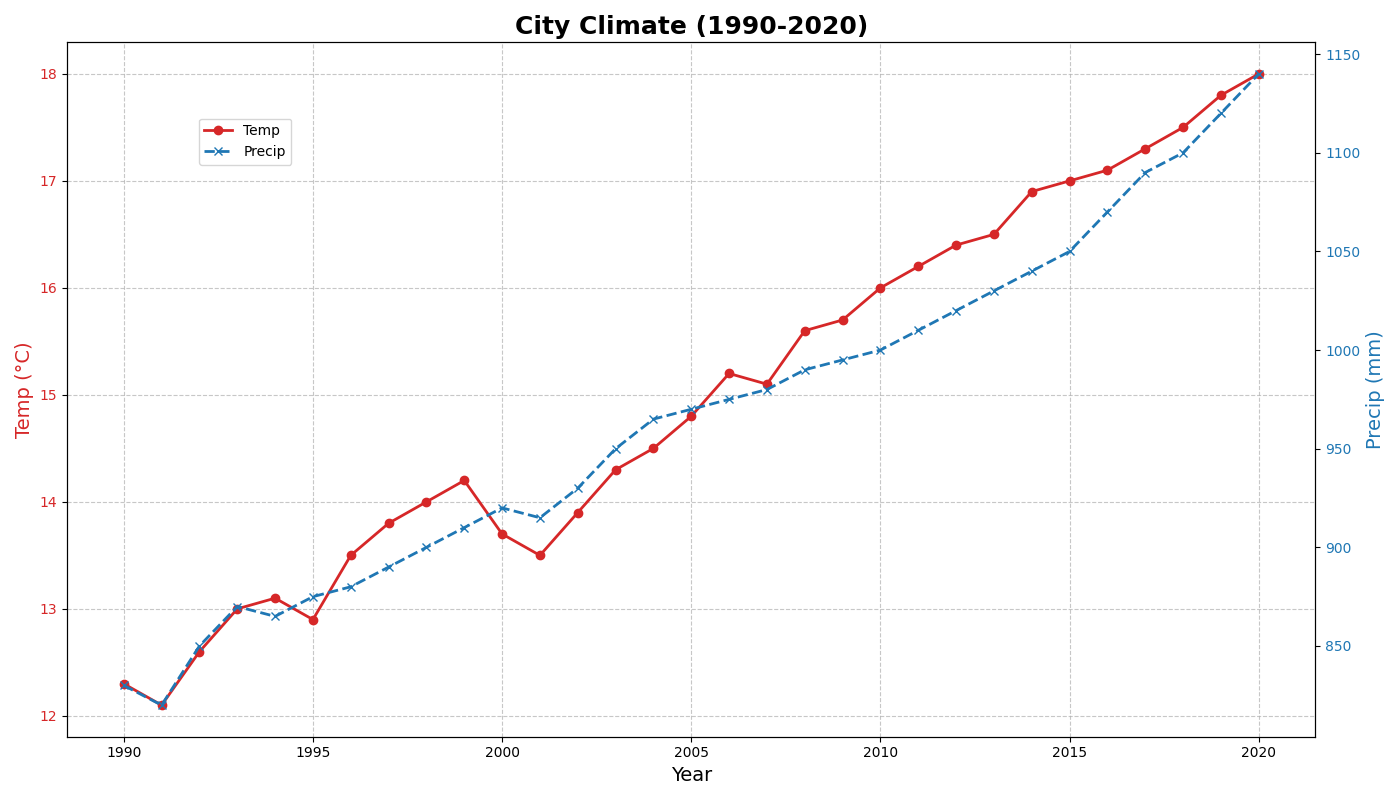

Write Python code to recreate this figure.
import numpy as np
import matplotlib.pyplot as plt

years = np.arange(1990, 2021)
avg_temp = np.array([12.3, 12.1, 12.6, 13.0, 13.1, 12.9, 13.5, 13.8, 14.0, 
                     14.2, 13.7, 13.5, 13.9, 14.3, 14.5, 14.8, 15.2, 15.1, 
                     15.6, 15.7, 16.0, 16.2, 16.4, 16.5, 16.9, 17.0, 17.1, 
                     17.3, 17.5, 17.8, 18.0])
avg_precip = np.array([830, 820, 850, 870, 865, 875, 880, 890, 900, 910, 
                       920, 915, 930, 950, 965, 970, 975, 980, 990, 995, 
                       1000, 1010, 1020, 1030, 1040, 1050, 1070, 1090, 
                       1100, 1120, 1140])

fig, ax1 = plt.subplots(figsize=(14, 8))

color = 'tab:red'
ax1.set_title('City Climate (1990-2020)', fontsize=18, fontweight='bold')
ax1.set_xlabel('Year', fontsize=14)
ax1.set_ylabel('Temp (°C)', fontsize=14, color=color)
ax1.plot(years, avg_temp, color=color, linestyle='-', linewidth=2, marker='o', label='Temp')
ax1.tick_params(axis='y', labelcolor=color)

ax2 = ax1.twinx()
color = 'tab:blue'
ax2.set_ylabel('Precip (mm)', fontsize=14, color=color)
ax2.plot(years, avg_precip, color=color, linestyle='--', linewidth=2, marker='x', label='Precip')
ax2.tick_params(axis='y', labelcolor=color)

ax1.grid(True, linestyle='--', alpha=0.7)

fig.legend(loc='upper left', bbox_to_anchor=(0.1, 0.9), bbox_transform=ax1.transAxes)

plt.tight_layout()

plt.show()
